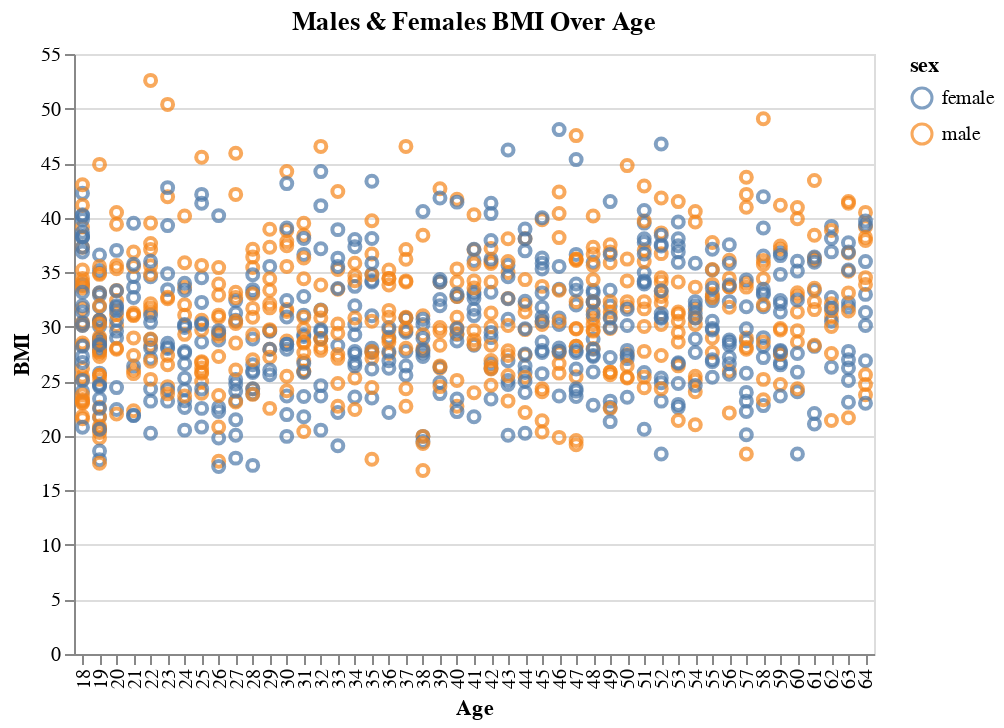

This figure's notebook cell:
### Markdown cell above
**Let's see how BMI is changing with Age for Males and Females**

We are expecting both male and females have usual BMI.

### Code cell
alt.Chart(X_train).mark_point().encode(
    
    alt.X('age:N', title = 'Age'),
    alt.Y('bmi:Q', title = 'BMI'),
    alt.Color('sex:N')
).properties(title='Males & Females BMI Over Age')

### Figure 1 — Vega-Lite specification as saved in the notebook (floating-point values rounded to 4 significant figures; data arrays with more than 128 entries replaced by an {"elided": "..."} marker saying what was removed)
{"$schema": "https://vega.github.io/schema/vega-lite/v3.4.0.json", "config": {"mark": {"tooltip": null}, "view": {"height": 300, "width": 400}}, "data": {"name": "data-99beab882dfa49ed1de0dc0ee2c7c9f9"}, "datasets": {"data-99beab882dfa49ed1de0dc0ee2c7c9f9": {"elided": "936 records"}}, "encoding": {"color": {"field": "sex", "type": "nominal"}, "x": {"field": "age", "title": "Age", "type": "nominal"}, "y": {"field": "bmi", "title": "BMI", "type": "quantitative"}}, "mark": "point", "title": "Males & Females BMI Over Age"}
